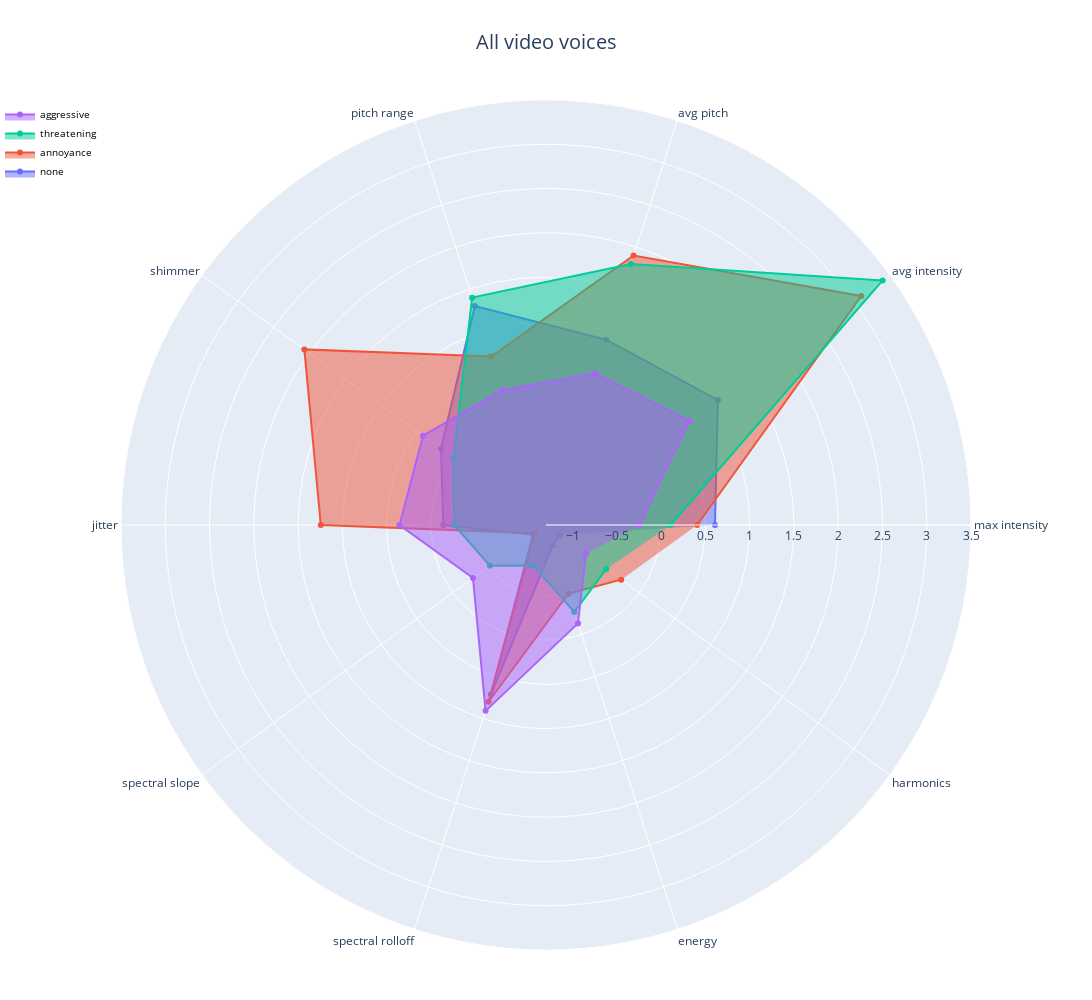

Source (notebook cell):
### Code cell
radarPlotDataframes(no_noise, 'All video voices', 'segment', -1.3, 3.5)

### Figure 1 — Plotly figure (JSON) as saved in the notebook; plotly's stock layout.template omitted (floating-point values rounded to 4 significant figures)
{"data": [{"fill": "toself", "name": "none", "r": [0.6085, 1.1, 0.9, 1.3, 0.1667, -0.1392, -1.119, 0.7125, -1.056, -1.109, 0.5003, 0.7208, -0.4244], "subplot": "polar", "theta": ["max intensity", "avg intensity", "avg pitch", "pitch range", "shimmer", "jitter", "spectral slope", "spectral rolloff", "energy", "harmonics"], "type": "scatterpolar"}, {"fill": "toself", "name": "annoyance", "r": [0.4069, 3.1, 1.9, 0.7, 2.074, 1.243, -1.14, 0.7986, -0.4836, -0.2501, -1.559, 0.09096, 1.303], "subplot": "polar", "theta": ["max intensity", "avg intensity", "avg pitch", "pitch range", "shimmer", "jitter", "spectral slope", "spectral rolloff", "energy", "harmonics"], "type": "scatterpolar"}, {"fill": "toself", "name": "threatening", "r": [0.1064, 3.4, 1.8, 1.4, -0.009411, -0.2629, -0.5168, -0.8205, -0.2663, -0.4566, 0.497, 1.961, -0.4744], "subplot": "polar", "theta": ["max intensity", "avg intensity", "avg pitch", "pitch range", "shimmer", "jitter", "spectral slope", "spectral rolloff", "energy", "harmonics"], "type": "scatterpolar"}, {"fill": "toself", "name": "aggressive", "r": [-0.2437, 0.7, 0.5, 0.3, 0.417, 0.3543, -0.2806, 0.9073, -0.1316, -0.744, 0.4017, 1.315, -0.1092], "subplot": "polar", "theta": ["max intensity", "avg intensity", "avg pitch", "pitch range", "shimmer", "jitter", "spectral slope", "spectral rolloff", "energy", "harmonics"], "type": "scatterpolar"}], "layout": {"annotations": [{"font": {"size": 20}, "showarrow": false, "text": "All video voices", "x": 0.5, "xanchor": "center", "xref": "paper", "y": 1.05, "yanchor": "bottom", "yref": "paper"}], "autosize": false, "height": 1000, "legend": {"font": {"color": "black", "size": 10}, "traceorder": "reversed", "x": 0, "y": 1}, "margin": {"b": 50, "l": 0, "r": 0, "t": 100}, "polar": {"domain": {"x": [0, 1], "y": [0, 1]}, "radialaxis": {"range": [-1.3, 3.5], "visible": true}}, "showlegend": true, "width": 1200}}
